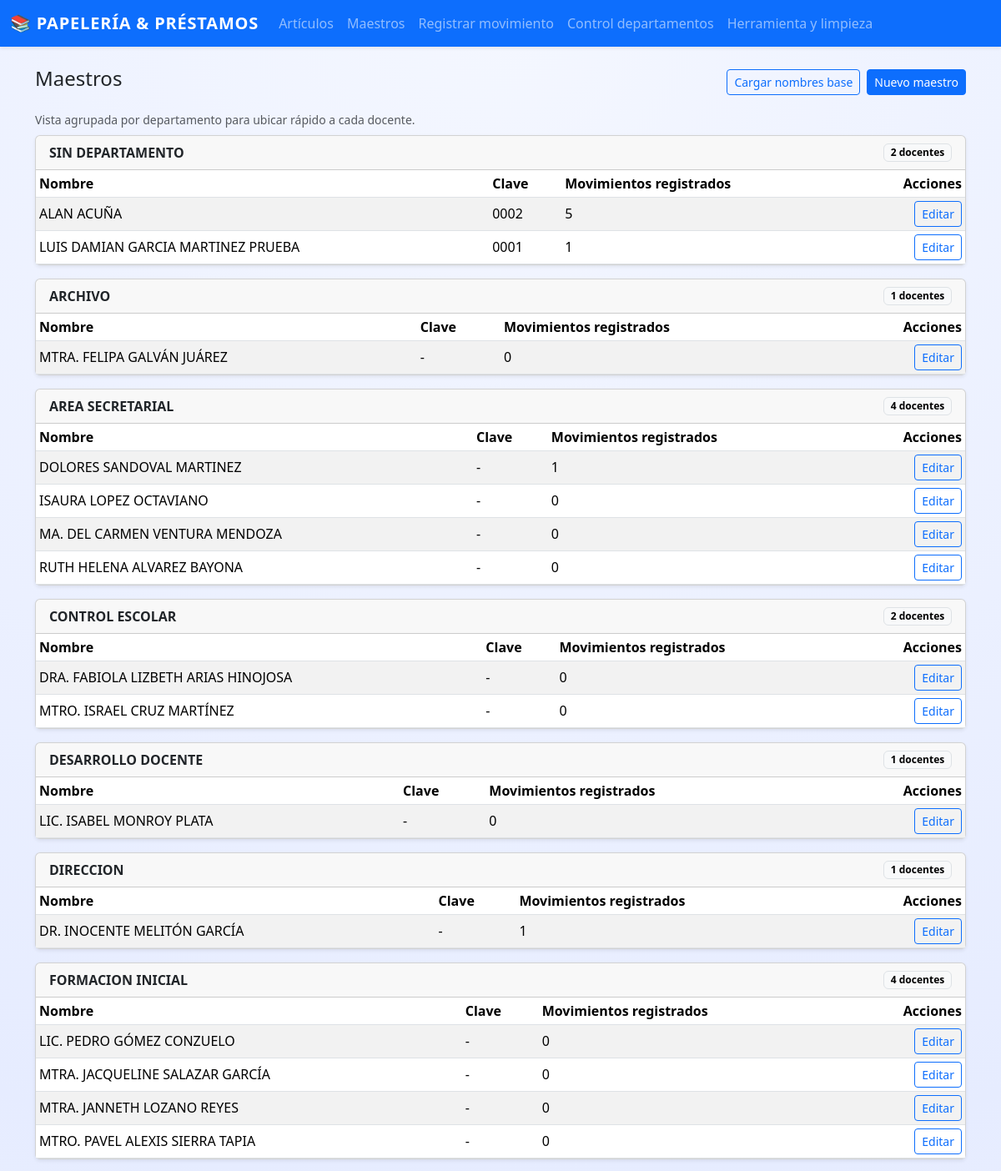
/maestros (upper part), run on the app's committed database.
### app.py (models this page shows, shortened)
class Maestro(db.Model):
    id = db.Column(db.Integer, primary_key=True)
    nombre = db.Column(db.String(120), nullable=False)
    clave = db.Column(db.String(50), unique=True, nullable=True)
    area = db.Column(db.String(120), nullable=True)
    movimientos = db.relationship("Movimiento", backref="maestro", lazy=True)

### app.py (the view)
@app.route("/maestros")
def listar_maestros():
    maestros = Maestro.query.order_by(Maestro.area.asc(), Maestro.nombre.asc()).all()
    maestros_por_area = defaultdict(list)
    for maestro in maestros:
        maestros_por_area[maestro.area or "SIN DEPARTAMENTO"].append(maestro)
    return render_template(
        "maestros.html",
        maestros=maestros,
        maestros_por_area=maestros_por_area,
    )

### templates/maestros.html (shortened to what this page needs)
{% extends "base.html" %}
{% block content %}
<div class="d-flex justify-content-between align-items-center mb-3">
  <h4>Maestros</h4>
  <div class="d-flex gap-2">
    <form method="post" action="{{ url_for('cargar_maestros_base') }}">
      <button
        type="submit"
        class="btn btn-outline-primary btn-sm"
        onclick="return confirm('Se cargarán los maestros de la lista base. ¿Continuar?')"
      >
        Cargar nombres base
      </button>
    </form>
    <a href="{{ url_for('nuevo_maestro') }}" class="btn btn-primary btn-sm">
      Nuevo maestro
    </a>
  </div>
</div>
<div class="small text-muted mb-2">
  Vista agrupada por departamento para ubicar rápido a cada docente.
</div>
{% for area, grupo in maestros_por_area.items() %}
<div class="card mb-3 shadow-sm">
  <div class="card-header d-flex justify-content-between align-items-center">
    <span class="fw-semibold">{{ area }}</span>
    <span class="badge text-bg-light border">{{ grupo | length }} docentes</span>
  </div>
  <div class="table-responsive">
    <table class="table table-striped table-sm align-middle mb-0">
      <thead>
        <tr>
          <th>Nombre</th>
          <th>Clave</th>
          <th>Movimientos registrados</th>
          <th class="text-end">Acciones</th>
        </tr>
      </thead>
      <tbody>
        {% for m in grupo %}
        <tr>
          <td>{{ m.nombre }}</td>
          <td>{{ m.clave or "-" }}</td>
          <td>{{ m.movimientos | length }}</td>
          <td class="text-end">
            <a href="{{ url_for('editar_maestro', maestro_id=m.id) }}" class="btn btn-sm btn-outline-primary">
              Editar
            </a>
          </td>
        </tr>
        {% endfor %}
      </tbody>
    </table>
  </div>
</div>
{% else %}
<div class="alert alert-secondary mb-0">
  No hay maestros registrados todavía.
</div>
{% endfor %}
{% endblock %}

### templates/base.html (style rules this page uses)
body { background: radial-gradient(circle at top, #f4f7ff 0, #e6ecff 30%, #f8fafc 60%, #edf2ff 100%); min-height: 100vh; font-family: system-ui, -apple-system, BlinkMacSystemFont, "Segoe UI", sans-serif; }
.table { background-color: #ffffff; }
.table thead { background: linear-gradient(90deg, #eef2ff, #e0f2fe); }

### data on the page
Maestro: nombre "ALAN ACUÑA", clave "0002", movimientos|length "5"
Maestro: nombre "LUIS DAMIAN GARCIA MARTINEZ PRUEBA", clave "0001", movimientos|length "1"
Maestro: area "ARCHIVO", grupo "1", nombre "MTRA. FELIPA GALVÁN JUÁREZ", clave "-", movimientos|length "0"
Maestro: area "AREA SECRETARIAL", grupo "4", nombre "DOLORES SANDOVAL MARTINEZ", clave "-", movimientos|length "1"
Maestro: nombre "ISAURA LOPEZ OCTAVIANO", clave "-", movimientos|length "0"
Maestro: nombre "MA. DEL CARMEN VENTURA MENDOZA", clave "-", movimientos|length "0"
Maestro: nombre "RUTH HELENA ALVAREZ BAYONA", clave "-", movimientos|length "0"
Maestro: area "CONTROL ESCOLAR", grupo "2", nombre "DRA. FABIOLA LIZBETH ARIAS HINOJOSA", clave "-", movimientos|length "0"
Maestro: nombre "MTRO. ISRAEL CRUZ MARTÍNEZ", clave "-", movimientos|length "0"
Maestro: area "DESARROLLO DOCENTE", grupo "1", nombre "LIC. ISABEL MONROY PLATA", clave "-", movimientos|length "0"
Maestro: area "DIRECCION", grupo "1", nombre "DR. INOCENTE MELITÓN GARCÍA", clave "-", movimientos|length "1"
Maestro: area "FORMACION INICIAL", grupo "4", nombre "LIC. PEDRO GÓMEZ CONZUELO", clave "-", movimientos|length "0"
Maestro: nombre "MTRA. JACQUELINE SALAZAR GARCÍA", clave "-", movimientos|length "0"
Maestro: nombre "MTRA. JANNETH LOZANO REYES", clave "-", movimientos|length "0"
Maestro: nombre "MTRO. PAVEL ALEXIS SIERRA TAPIA", clave "-", movimientos|length "0"

### other printed values
{{ area }} "SIN DEPARTAMENTO"
{{ grupo | length }} "2"
